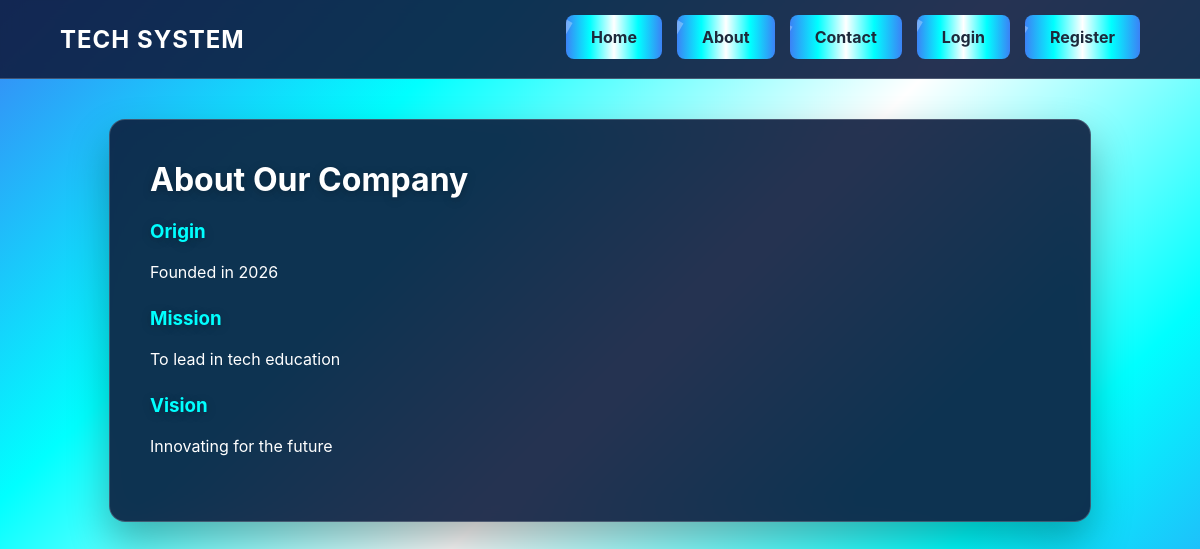
The app's page /aboutus with its own data.
### app/models.py (models this page shows)
class aboutinfo(models.Model):
    origin = models.TextField()
    mission = models.TextField()
    vision = models.TextField()
    class Meta:
        db_table = "aboutinfo"

### app/views.py (the view)
# urls.py: path('aboutus', views.aboutus),
def aboutus(request):
    data = aboutinfo.objects.first() #
    role = request.session.get('role')
    privs = request.session.get('priv', '')
    can_edit = role == 'superadmin' or 'about' in privs #
    if request.GET.get('update') == 'true' and can_edit:
        data.origin = request.GET.get('origin')
        data.mission = request.GET.get('mission')
        data.vision = request.GET.get('vision')
        data.save()
        return redirect('/aboutus')
    return render(request, 'aboutus.html', {'data': data, 'can_edit': can_edit})

### app/templates/aboutus.html (shortened to what this page needs)
{% load static %}
<!DOCTYPE html>
<html lang="en">
<head>
    <link rel="stylesheet" href="{% static 'css/style.css' %}?v=1.9">
</head>
<body>
    <nav class="navbar">
        <div class="logo"><strong>TECH SYSTEM</strong></div>
        <ul class="nav-links">
            <li><a href="/home">Home</a></li>
            <li><a href="/aboutus">About</a></li>
            <li><a href="/contactus">Contact</a></li>
            {% if request.session.role %}
                <li><a href="/logout">Logout</a></li>
            {% else %}
                <li><a href="/login">Login</a></li>
                <li><a href="/register">Register</a></li>
            {% endif %}
        </ul>
    </nav>
    <div class="container">
        <h1>About Our Company</h1>
        <div class="info-block" style="margin-bottom: 25px;">
            <h3 style="color: var(--accent);">Origin</h3>
            <p>{{ data.origin }}</p>
        </div>
        <div class="info-block" style="margin-bottom: 25px;">
            <h3 style="color: var(--accent);">Mission</h3>
            <p>{{ data.mission }}</p>
        </div>
        <div class="info-block" style="margin-bottom: 25px;">
            <h3 style="color: var(--accent);">Vision</h3>
            <p>{{ data.vision }}</p>
        </div>
    </div>
</body>
</html>

### app/static/css/style.css (style rules this page uses)
:root { --med-blue: #3b82f6; --fluro-blue: #00ffff; --white: #ffffff; --card-bg: rgba(15, 29, 63, 0.9)!important; --nav-bg: rgba(15, 29, 65, 0.9) !important; --text: #ffffff; --accent: #00ffff; --border: rgba(255, 255, 255, 0.2); }
body { background: linear-gradient(135deg, var(--med-blue) 0%, var(--fluro-blue) 25%, var(--white) 50%, var(--fluro-blue) 75%, var(--med-blue) 100%) !important; background-attachment: fixed !important; min-height: 100vh; margin: 0; font-family: 'Inter', sans-serif; }
.navbar { background: var(--nav-bg); padding: 15px 5%; display: flex; justify-content: space-between; align-items: center; border-bottom: 1px solid var(--border); backdrop-filter: blur(10px); position: sticky; top: 0; z-index: 1000; }
.logo { font-size: 1.5rem; color: var(--text); font-weight: bold; letter-spacing: 1px; }
.nav-links { list-style: none; display: flex; gap: 15px; margin: 0; }
.nav-links a, .btn, button { position: relative; padding: 12px 25px; color: #1e293b !important; text-decoration: none; font-weight: 700; border-radius: 8px; background: linear-gradient(90deg, var(--med-blue), var(--fluro-blue), var(--white), var(--fluro-blue), var(--med-blue)) !important; background-size: 300% auto; overflow: hidden; transition: all 0.4s ease; display: inline-block; border: none; cursor: pointer; }
.nav-links a::after, .btn::after, button::after { content: ''; position: absolute; top: -50%; left: -110%; width: 100%; height: 200%; background: rgba(255, 255, 255, 0.3); transform: rotate(30deg); transition: all 0.6s ease; }
.container, .card, .portal-tab, .tab-content { max-width: 900px; margin: 40px auto; background: var(--card-bg) !important; padding: 40px; border-radius: 16px; backdrop-filter: blur(15px) saturate(150%) !important; border: 1px solid var(--border) !important; box-shadow: 0 20px 40px rgba(0, 0, 0, 0.3) !important; color: white !important; }
h1, h2, h3 { color: white; margin-top: 0; text-shadow: 0 2px 4px rgba(0, 0, 0, 0.2); }
h1, h2, h3 { text-shadow: 0 2px 10px rgba(0, 0, 0, 0.3); }
p { color: var(--text-muted); }

### records on screen
aboutinfo: origin "Founded in 2026", mission "To lead in tech education", vision "Innovating for the future"
